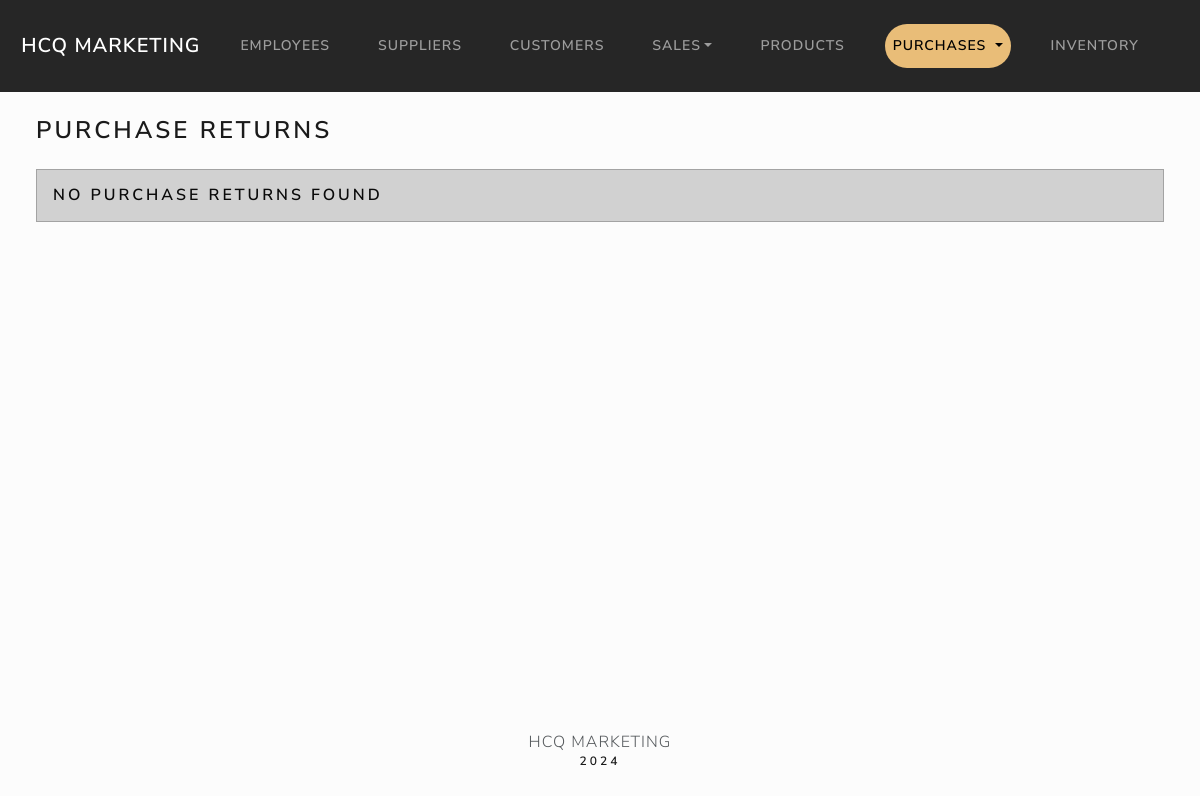
Page /returns/ on the earlier database version.
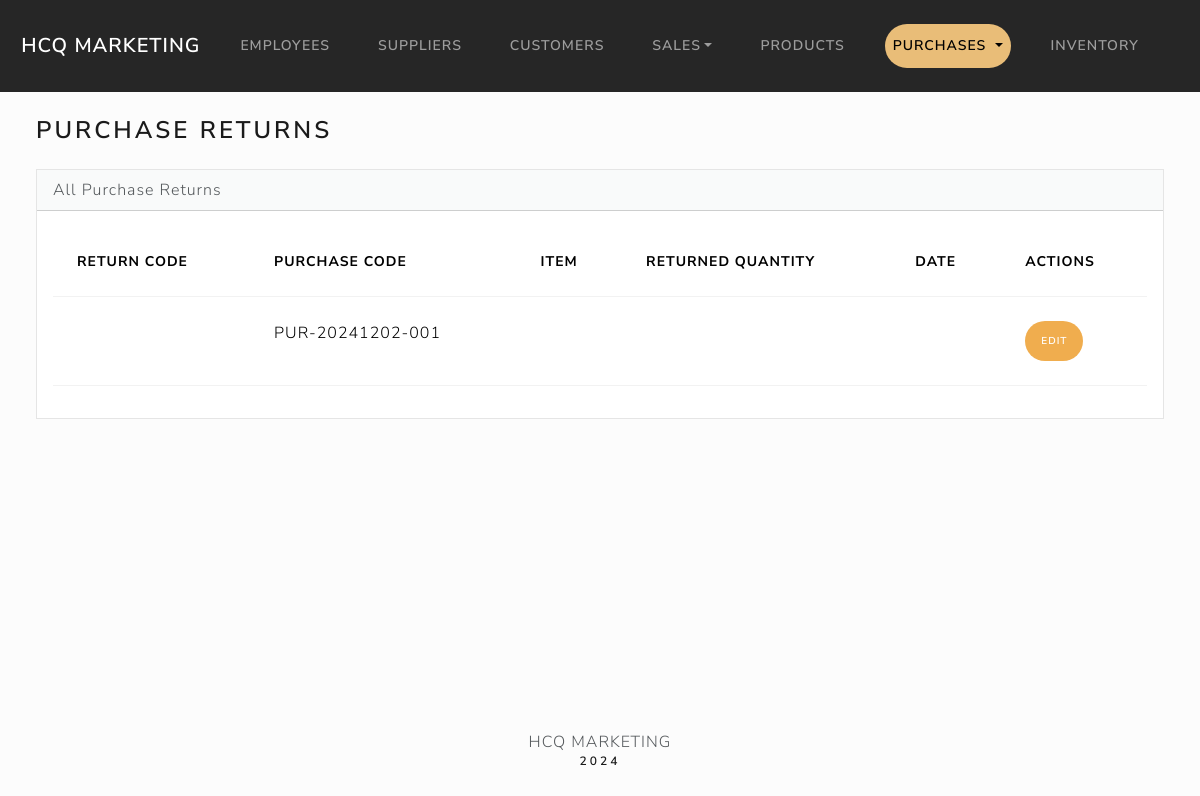
Same page on the later database version.
### purchases/models.py (models this page shows, shortened)
class PurchaseReturn(models.Model):
    purchase = models.ForeignKey(Purchase, on_delete=models.CASCADE)
    return_date = models.DateField(auto_now_add=True)

class Purchase(models.Model):
    STATUS_CHOICES = [
        ('Pending', 'Pending'),
        ('Partially Delivered', 'Partially Delivered'),
        ('Delivered', 'Delivered'),
        ('Cancelled', 'Cancelled'),
    ]
    supplier = models.ForeignKey(Supplier, on_delete=models.CASCADE, related_name='purchases')
    date = models.DateTimeField(auto_now_add=True)
    total_cost = models.DecimalField(max_digits=10, decimal_places=2, default=0.00)
    purchase_code = models.CharField(max_length=20, unique=True, editable=False, blank=True)
    status = models.CharField(max_length=20, choices=STATUS_CHOICES, default='Pending')

### purchases/views.py (the view)
# urls.py: path('returns/', views.purchase_return_list, name='purchase_return_list'),
def purchase_return_list(request):
    returns = PurchaseReturn.objects.all().order_by('-return_date')
    return render(request, 'purchases/purchase_return.html', {'returns': returns})

### purchases/templates/purchases/purchase_return.html (shortened to what this page needs)
{% extends "base.html" %}
{% block body %}
<h3 class="m-4">Purchase Returns</h3>
<div class="row">
    <div class="col-12">
        {% if returns %}
        <div class="card bg-light ms-4 me-4 mb-4">
            <div class="card-header">All Purchase Returns</div>
            <div class="card-body">
                <div class="table-responsive">
                    <table class="table table-hover">
                        <thead>
                            <tr>
                                <th scope="col">Return Code</th>
                                <th scope="col">Purchase Code</th>
                                <th scope="col">Item</th>
                                <th scope="col">Returned Quantity</th>
                                <th scope="col">Date</th>
                                <th scope="col">Actions</th>
                            </tr>
                        </thead>
                        <tbody>
                            {% for return_item in returns %}
                                <tr>
                                    <td>{{ return_item.return_code }}</td>
                                    <td>{{ return_item.purchase.purchase_code }}</td>
                                    <td>{{ return_item.purchase_item.inventory.product.product_name }}</td>
                                    <td>{{ return_item.quantity }}</td>
                                    <td>{{ return_item.date|date:"Y-m-d" }}</td>
                                    <td>
                                        <a href="{% url 'purchase_return_edit' return_item.id %}" class="btn btn-warning btn-sm">Edit</a>
                                    </td>
                                </tr>
                            {% endfor %}
                        </tbody>
                    </table>
                </div>
            </div>
        </div>
        {% else %}
            <h5 class="alert alert-primary ms-4 me-4"> No Purchase Returns Found </h5>
        {% endif %}
    </div>
</div>
{% endblock %}

Differences in the rows shown:
added PurchaseReturn: purchase.purchase_code "PUR-20241202-001"
Other differences:
text no longer shown: "NO PURCHASE RETURNS FOUND"
text now shown: "All Purchase Returns RETURN CODE PURCHASE CODE ITEM RETURNED QUANTITY DATE ACTIONS"
